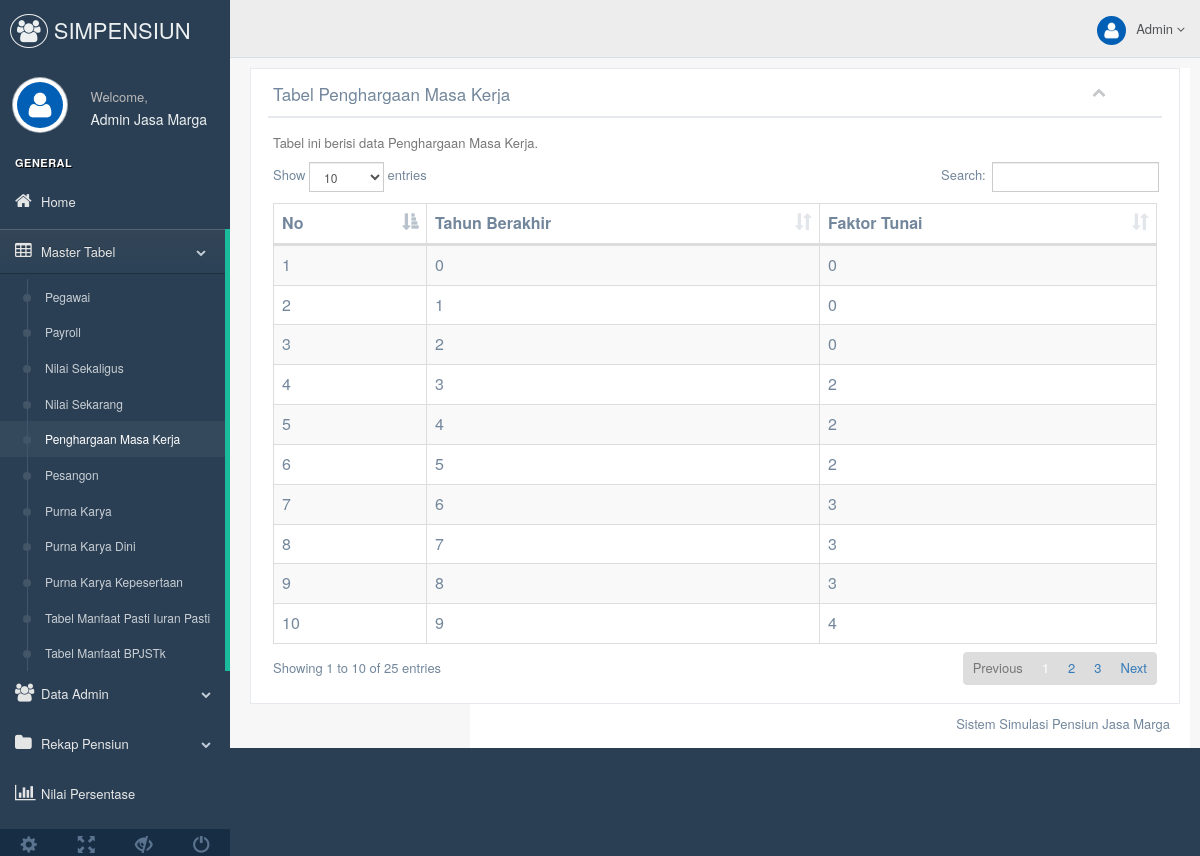
/admin/production/penghargaan_masa_kerja.php (signed in), run on the app's committed database.
### tables this page shows
CREATE TABLE `penghargaan_masa_kerja` (
  `tahun_berakhir` int(11) NOT NULL,
  `faktor_tunai` int(11) NOT NULL
);

### admin/production/penghargaan_masa_kerja.php (the view, shortened to what this page needs)
<html lang="en">
  <head>
    <link href="../vendors/bootstrap/dist/css/bootstrap.min.css" rel="stylesheet">
    <link href="../vendors/font-awesome/css/font-awesome.min.css" rel="stylesheet">
    <link href="../vendors/nprogress/nprogress.css" rel="stylesheet">
    <link href="../vendors/iCheck/skins/flat/green.css" rel="stylesheet">
    <link href="../vendors/datatables.net-bs/css/dataTables.bootstrap.min.css" rel="stylesheet">
    <link href="../vendors/datatables.net-buttons-bs/css/buttons.bootstrap.min.css" rel="stylesheet">
    <link href="../vendors/datatables.net-fixedheader-bs/css/fixedHeader.bootstrap.min.css" rel="stylesheet">
    <link href="../vendors/datatables.net-responsive-bs/css/responsive.bootstrap.min.css" rel="stylesheet">
    <link href="../vendors/datatables.net-scroller-bs/css/scroller.bootstrap.min.css" rel="stylesheet">
    <link href="../build/css/custom.min.css" rel="stylesheet">
  </head>
    <body class="nav-md">
    <div class="container body">
      <div class="main_container">
        <div class="col-md-3 left_col">
          <div class="left_col scroll-view">
            <div class="navbar nav_title" style="border: 0;">
              <a href="index.html" class="site_title"><i class="fa fa-users"></i> <span>SIMPENSIUN</span></a>
            </div>
            <div class="profile clearfix">
              <div class="profile_pic">
                <img src="images/user.jpg" alt="..." class="img-circle profile_img">
              </div>
              <div class="profile_info">
                <span>Welcome,</span>
                <h2>Admin Jasa Marga</h2>
              </div>
            </div>
            <br />
            <div id="sidebar-menu" class="main_menu_side hidden-print main_menu">
              <?php include_once("sidebar.php");?>
            </div>
            <div class="sidebar-footer hidden-small">
              <?php include_once("footer.php");?>
            </div>
          </div>
        </div>
        <div class="top_nav">
          <?php include_once("header.php");?>
        </div>
        <div class="right_col" role="main">
          <div class="">
            <div class="row">
              <div class="col-md-12 col-sm-12 col-xs-12">
                <div class="x_panel">
                  <div class="x_title">
                    <h2>Tabel Penghargaan Masa Kerja <small>tabel Master</small></h2>
                    <ul class="nav navbar-right panel_toolbox">
                      <li><a class="collapse-link"><i class="fa fa-chevron-up"></i></a>
                      </li>
                      <li class="dropdown">
                        <a href="#" class="dropdown-toggle" data-toggle="dropdown" role="button" aria-expanded="false"></a>
                      </li>
                    </ul>
                    <div class="clearfix"></div>
                  </div>
                  <div class="x_content">
                    <p class="text-muted font-13 m-b-30">
                      Tabel ini berisi data Penghargaan Masa Kerja.
                    </p>
                    <table id="dataTables" class="table table-striped table-bordered">
                      <thead>
                        <tr>
                          <th>No</th>
                          <th>Tahun Berakhir</th>
                          <th>Faktor Tunai</th>
                        </tr>
                      </thead>
                      <tbody>
                        <?php
                            $DBhost = "localhost";
                            $DBuser = "root";
                            $DBpass = "student";
                            $DBname = "simpensiun";
                            $DBcon = new mysqli($DBhost,$DBuser,$DBpass,$DBname);
                            $no = 1;
                            $res = mysqli_query($DBcon,"select * from penghargaan_masa_kerja");
                            while($row = $res->fetch_assoc()){
                              echo '
                              <tr>
                                <td>'.$no.'</td>
                                <td>'.$row['tahun_berakhir'].'</td>
                                <td>'.$row['faktor_tunai'].'</td>
                              </tr>
                              ';
                              $no++;
                            }
                            ?>
                      </tbody>
                    </table>
                  </div>
                </div>
              </div>
        <footer>
          <div class="pull-right">
            Sistem Simulasi Pensiun Jasa Marga</a>
          </div>
        </footer>
      </div>
    </div>
  </body>
</html>

### data on the page
penghargaan_masa_kerja: tahun_berakhir "0", faktor_tunai "0"
penghargaan_masa_kerja: tahun_berakhir "1", faktor_tunai "0"
penghargaan_masa_kerja: tahun_berakhir "2", faktor_tunai "0"
penghargaan_masa_kerja: tahun_berakhir "3", faktor_tunai "2"
penghargaan_masa_kerja: tahun_berakhir "4", faktor_tunai "2"
penghargaan_masa_kerja: tahun_berakhir "5", faktor_tunai "2"
penghargaan_masa_kerja: tahun_berakhir "6", faktor_tunai "3"
penghargaan_masa_kerja: tahun_berakhir "7", faktor_tunai "3"
penghargaan_masa_kerja: tahun_berakhir "8", faktor_tunai "3"
penghargaan_masa_kerja: tahun_berakhir "9", faktor_tunai "4"
